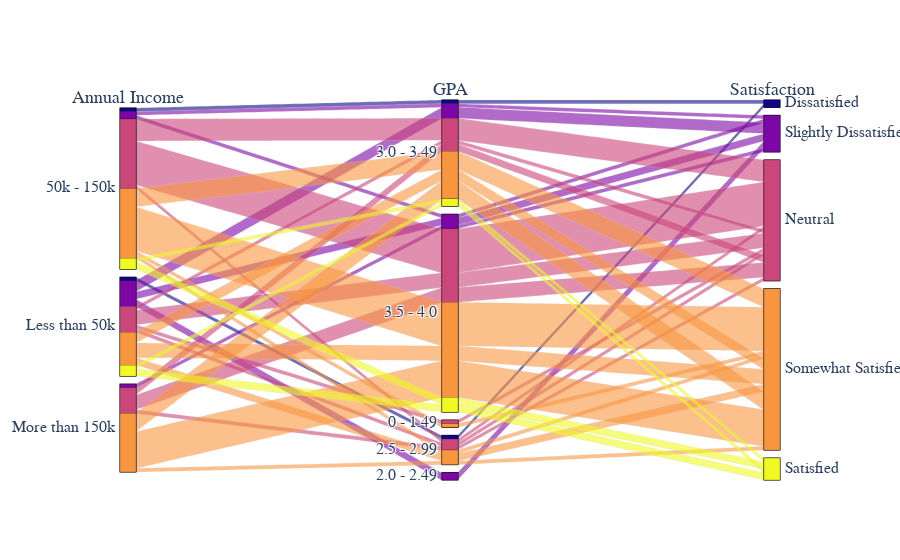

The cell this chart's notebook holds for it:
### Code cell
# Create dimensions
annualIncome_dim = go.parcats.Dimension(values=pqdf.AnnualIncome, label="Annual Income")

gpa_dim = go.parcats.Dimension(values=pqdf.GPA, label="GPA")

satisfaction_dim = go.parcats.Dimension(
    values=pqdf.CurrentFeelCol, label="Satisfaction", categoryarray=[1,2,3,4,5],
    ticktext = ['Dissatisfied', "Slightly Dissatisfied", "Neutral", "Somewhat Satisfied", "Satisfied"]
)

# Create parcats trace
color = pqdf.CurrentFeelCol
fig = go.Figure(data = [go.Parcats(dimensions=[annualIncome_dim, gpa_dim, satisfaction_dim],
        line={'color': color},
        hoveron='category', hoverinfo='count+probability',
        labelfont={'size': 18, 'family': 'Times'},
        tickfont={'size': 16, 'family': 'Times'},
        arrangement='freeform')])

fig.show()

### Figure 1 — Plotly figure (JSON) as saved in the notebook; plotly's stock layout.template omitted (floating-point values rounded to 4 significant figures)
{"data": [{"arrangement": "freeform", "dimensions": [{"label": "Annual Income", "values": ["50k - 150k", "50k - 150k", "Less than 50k", "Less than 50k", "Less than 50k", "More than 150k", "50k - 150k", "More than 150k", "50k - 150k", "50k - 150k", "50k - 150k", "50k - 150k", "More than 150k", "More than 150k", "50k - 150k", "50k - 150k", "50k - 150k", "50k - 150k", "50k - 150k", "50k - 150k", "More than 150k", "50k - 150k", "50k - 150k", "More than 150k", "50k - 150k", "50k - 150k", "50k - 150k", "50k - 150k", "Less than 50k", "More than 150k", "More than 150k", "50k - 150k", "50k - 150k", "Less than 50k", "50k - 150k", "50k - 150k", "50k - 150k", "50k - 150k", "50k - 150k", "50k - 150k", "Less than 50k", "Less than 50k", "50k - 150k", "More than 150k", "Less than 50k", "Less than 50k", "Less than 50k", "Less than 50k", "50k - 150k", "More than 150k", "50k - 150k", "Less than 50k", "Less than 50k", "Less than 50k", "50k - 150k", "Less than 50k", "Less than 50k", "Less than 50k", "Less than 50k", "More than 150k", "50k - 150k", "Less than 50k", "More than 150k", "50k - 150k", "50k - 150k", "Less than 50k", "More than 150k", "50k - 150k", "50k - 150k", "50k - 150k", "More than 150k", "50k - 150k", "More than 150k", "More than 150k", "More than 150k", "50k - 150k", "More than 150k", "Less than 50k", "More than 150k", "50k - 150k", "50k - 150k", "Less than 50k", "More than 150k", "Less than 50k", "More than 150k", "50k - 150k", "Less than 50k", "Less than 50k", "50k - 150k", "More than 150k", "Less than 50k", "50k - 150k", "More than 150k", "More than 150k", "Less than 50k"]}, {"label": "GPA", "values": ["3.0 - 3.49", "3.0 - 3.49", "3.5 - 4.0", "3.5 - 4.0", "0 - 1.49", "3.5 - 4.0", "3.5 - 4.0", "3.5 - 4.0", "3.5 - 4.0", "3.5 - 4.0", "2.5 - 2.99", "3.5 - 4.0", "3.5 - 4.0", "3.5 - 4.0", "3.0 - 3.49", "3.5 - 4.0", "3.5 - 4.0", "3.0 - 3.49", "3.0 - 3.49", "3.0 - 3.49", "3.0 - 3.49", "3.5 - 4.0", "3.5 - 4.0", "3.5 - 4.0", "3.5 - 4.0", "3.0 - 3.49", "3.0 - 3.49", "3.5 - 4.0", "3.0 - 3.49", "3.5 - 4.0", "3.5 - 4.0", "0 - 1.49", "3.5 - 4.0", "3.5 - 4.0", "3.5 - 4.0", "3.0 - 3.49", "3.5 - 4.0", "3.5 - 4.0", "3.0 - 3.49", "3.5 - 4.0", "2.0 - 2.49", "3.5 - 4.0", "3.5 - 4.0", "3.0 - 3.49", "2.5 - 2.99", "3.0 - 3.49", "3.5 - 4.0", "3.5 - 4.0", "3.5 - 4.0", "2.5 - 2.99", "3.0 - 3.49", "3.0 - 3.49", "3.0 - 3.49", "3.5 - 4.0", "2.5 - 2.99", "3.0 - 3.49", "3.5 - 4.0", "3.5 - 4.0", "2.5 - 2.99", "2.5 - 2.99", "3.5 - 4.0", "3.0 - 3.49", "3.0 - 3.49", "3.5 - 4.0", "3.5 - 4.0", "3.0 - 3.49", "3.0 - 3.49", "3.0 - 3.49", "3.0 - 3.49", "3.5 - 4.0", "3.5 - 4.0", "3.5 - 4.0", "3.5 - 4.0", "3.0 - 3.49", "3.5 - 4.0", "3.5 - 4.0", "3.5 - 4.0", "2.0 - 2.49", "3.5 - 4.0", "3.5 - 4.0", "3.5 - 4.0", "2.5 - 2.99", "3.5 - 4.0", "3.5 - 4.0", "3.0 - 3.49", "3.5 - 4.0", "2.5 - 2.99", "3.5 - 4.0", "3.0 - 3.49", "3.5 - 4.0", "3.0 - 3.49", "3.5 - 4.0", "3.0 - 3.49", "3.5 - 4.0", "3.5 - 4.0"]}, {"categoryarray": [1, 2, 3, 4, 5], "label": "Satisfaction", "ticktext": ["Dissatisfied", "Slightly Dissatisfied", "Neutral", "Somewhat Satisfied", "Satisfied"], "values": [3, 4, 3, 3, 3, 4, 5, 4, 4, 3, 3, 3, 4, 3, 3, 3, 2, 3, 4, 4, 4, 3, 3, 4, 4, 3, 1, 4, 2, 4, 3, 4, 4, 3, 3, 2, 4, 3, 4, 4, 2, 4, 4, 4, 1, 5, 5, 4, 3, 3, 3, 4, 2, 4, 4, 2, 5, 2, 3, 4, 3, 3, 3, 4, 4, 4, 4, 5, 3, 3, 4, 4, 4, 4, 3, 3, 3, 2, 2, 3, 5, 4, 4, 3, 4, 4, 4, 4, 4, 4, 4, 4, 3, 4, 2]}], "hoverinfo": "count+probability", "hoveron": "category", "labelfont": {"family": "Times", "size": 18}, "line": {"color": [3, 4, 3, 3, 3, 4, 5, 4, 4, 3, 3, 3, 4, 3, 3, 3, 2, 3, 4, 4, 4, 3, 3, 4, 4, 3, 1, 4, 2, 4, 3, 4, 4, 3, 3, 2, 4, 3, 4, 4, 2, 4, 4, 4, 1, 5, 5, 4, 3, 3, 3, 4, 2, 4, 4, 2, 5, 2, 3, 4, 3, 3, 3, 4, 4, 4, 4, 5, 3, 3, 4, 4, 4, 4, 3, 3, 3, 2, 2, 3, 5, 4, 4, 3, 4, 4, 4, 4, 4, 4, 4, 4, 3, 4, 2]}, "tickfont": {"family": "Times", "size": 16}, "type": "parcats"}], "layout": {}}
